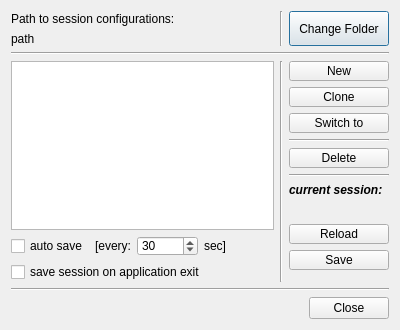
<?xml version="1.0" encoding="UTF-8"?>
<ui version="4.0">
 <class>MSessionManagerDialog</class>
 <widget class="QDialog" name="MSessionManagerDialog">
  <property name="geometry">
   <rect>
    <x>0</x>
    <y>0</y>
    <width>400</width>
    <height>330</height>
   </rect>
  </property>
  <property name="minimumSize">
   <size>
    <width>400</width>
    <height>330</height>
   </size>
  </property>
  <property name="windowTitle">
   <string>Session Manager</string>
  </property>
  <layout class="QGridLayout">
   <item row="0" column="0">
    <layout class="QVBoxLayout" name="verticalLayout">
     <item>
      <layout class="QHBoxLayout" name="horizontalLayout_2">
       <item>
        <layout class="QVBoxLayout" name="verticalLayout_4">
         <item>
          <widget class="QLabel" name="label_2">
           <property name="text">
            <string>Path to session configurations:</string>
           </property>
          </widget>
         </item>
         <item>
          <widget class="QLabel" name="folderPathLabel">
           <property name="text">
            <string>path</string>
           </property>
          </widget>
         </item>
        </layout>
       </item>
       <item>
        <widget class="Line" name="line_5">
         <property name="orientation">
          <enum>Qt::Vertical</enum>
         </property>
        </widget>
       </item>
       <item>
        <widget class="QPushButton" name="changeFolderButton">
         <property name="sizePolicy">
          <sizepolicy hsizetype="Fixed" vsizetype="Fixed">
           <horstretch>0</horstretch>
           <verstretch>0</verstretch>
          </sizepolicy>
         </property>
         <property name="minimumSize">
          <size>
           <width>100</width>
           <height>35</height>
          </size>
         </property>
         <property name="maximumSize">
          <size>
           <width>100</width>
           <height>16777215</height>
          </size>
         </property>
         <property name="text">
          <string>Change Folder</string>
         </property>
        </widget>
       </item>
      </layout>
     </item>
     <item>
      <widget class="Line" name="line_3">
       <property name="orientation">
        <enum>Qt::Horizontal</enum>
       </property>
      </widget>
     </item>
     <item>
      <layout class="QHBoxLayout" name="horizontalLayout">
       <item>
        <layout class="QVBoxLayout" name="verticalLayout_2">
         <item>
          <widget class="QListView" name="sessionsListView">
           <property name="sizePolicy">
            <sizepolicy hsizetype="Expanding" vsizetype="Expanding">
             <horstretch>0</horstretch>
             <verstretch>0</verstretch>
            </sizepolicy>
           </property>
          </widget>
         </item>
         <item>
          <layout class="QHBoxLayout" name="horizontalLayout_5">
           <item>
            <widget class="QCheckBox" name="autoSaveCheckBox">
             <property name="enabled">
              <bool>true</bool>
             </property>
             <property name="sizePolicy">
              <sizepolicy hsizetype="Fixed" vsizetype="Fixed">
               <horstretch>0</horstretch>
               <verstretch>0</verstretch>
              </sizepolicy>
             </property>
             <property name="text">
              <string>auto save</string>
             </property>
             <property name="checked">
              <bool>false</bool>
             </property>
            </widget>
           </item>
           <item>
            <widget class="QLabel" name="autoSaveLabelLeft">
             <property name="sizePolicy">
              <sizepolicy hsizetype="Fixed" vsizetype="Preferred">
               <horstretch>0</horstretch>
               <verstretch>0</verstretch>
              </sizepolicy>
             </property>
             <property name="text">
              <string>[every:</string>
             </property>
            </widget>
           </item>
           <item>
            <widget class="QSpinBox" name="autoSaveSpinBox">
             <property name="maximumSize">
              <size>
               <width>65</width>
               <height>20</height>
              </size>
             </property>
             <property name="toolTip">
              <string>30</string>
             </property>
             <property name="minimum">
              <number>1</number>
             </property>
             <property name="maximum">
              <number>86400</number>
             </property>
             <property name="value">
              <number>30</number>
             </property>
            </widget>
           </item>
           <item>
            <widget class="QLabel" name="autoSaveLabelRight">
             <property name="sizePolicy">
              <sizepolicy hsizetype="MinimumExpanding" vsizetype="Preferred">
               <horstretch>0</horstretch>
               <verstretch>0</verstretch>
              </sizepolicy>
             </property>
             <property name="text">
              <string>sec]</string>
             </property>
            </widget>
           </item>
          </layout>
         </item>
         <item>
          <widget class="QCheckBox" name="saveOnAppCheckBox">
           <property name="minimumSize">
            <size>
             <width>0</width>
             <height>20</height>
            </size>
           </property>
           <property name="maximumSize">
            <size>
             <width>16777215</width>
             <height>20</height>
            </size>
           </property>
           <property name="text">
            <string>save session on application exit</string>
           </property>
          </widget>
         </item>
        </layout>
       </item>
       <item>
        <widget class="Line" name="line_4">
         <property name="orientation">
          <enum>Qt::Vertical</enum>
         </property>
        </widget>
       </item>
       <item>
        <layout class="QVBoxLayout" name="verticalLayout_3">
         <item>
          <layout class="QGridLayout" name="gridLayout_2">
           <item row="0" column="0">
            <widget class="QPushButton" name="newButton">
             <property name="sizePolicy">
              <sizepolicy hsizetype="Fixed" vsizetype="Fixed">
               <horstretch>0</horstretch>
               <verstretch>0</verstretch>
              </sizepolicy>
             </property>
             <property name="minimumSize">
              <size>
               <width>100</width>
               <height>20</height>
              </size>
             </property>
             <property name="maximumSize">
              <size>
               <width>100</width>
               <height>16777215</height>
              </size>
             </property>
             <property name="text">
              <string>New</string>
             </property>
            </widget>
           </item>
           <item row="8" column="0">
            <widget class="Line" name="line">
             <property name="orientation">
              <enum>Qt::Horizontal</enum>
             </property>
            </widget>
           </item>
           <item row="9" column="0">
            <widget class="QLabel" name="label">
             <property name="font">
              <font>
               <weight>75</weight>
               <italic>true</italic>
               <bold>true</bold>
              </font>
             </property>
             <property name="text">
              <string>current session:</string>
             </property>
            </widget>
           </item>
           <item row="3" column="0">
            <widget class="QPushButton" name="switchToButton">
             <property name="sizePolicy">
              <sizepolicy hsizetype="Fixed" vsizetype="Fixed">
               <horstretch>0</horstretch>
               <verstretch>0</verstretch>
              </sizepolicy>
             </property>
             <property name="minimumSize">
              <size>
               <width>100</width>
               <height>20</height>
              </size>
             </property>
             <property name="maximumSize">
              <size>
               <width>100</width>
               <height>16777215</height>
              </size>
             </property>
             <property name="text">
              <string>Switch to</string>
             </property>
            </widget>
           </item>
           <item row="12" column="0">
            <widget class="QPushButton" name="saveButton">
             <property name="sizePolicy">
              <sizepolicy hsizetype="Fixed" vsizetype="Fixed">
               <horstretch>0</horstretch>
               <verstretch>0</verstretch>
              </sizepolicy>
             </property>
             <property name="minimumSize">
              <size>
               <width>100</width>
               <height>20</height>
              </size>
             </property>
             <property name="maximumSize">
              <size>
               <width>100</width>
               <height>16777215</height>
              </size>
             </property>
             <property name="text">
              <string>Save</string>
             </property>
            </widget>
           </item>
           <item row="2" column="0">
            <widget class="QPushButton" name="cloneButton">
             <property name="sizePolicy">
              <sizepolicy hsizetype="Fixed" vsizetype="Fixed">
               <horstretch>0</horstretch>
               <verstretch>0</verstretch>
              </sizepolicy>
             </property>
             <property name="minimumSize">
              <size>
               <width>100</width>
               <height>20</height>
              </size>
             </property>
             <property name="maximumSize">
              <size>
               <width>100</width>
               <height>16777215</height>
              </size>
             </property>
             <property name="text">
              <string>Clone</string>
             </property>
            </widget>
           </item>
           <item row="5" column="0">
            <widget class="QPushButton" name="deleteButton">
             <property name="sizePolicy">
              <sizepolicy hsizetype="Fixed" vsizetype="Fixed">
               <horstretch>0</horstretch>
               <verstretch>0</verstretch>
              </sizepolicy>
             </property>
             <property name="minimumSize">
              <size>
               <width>100</width>
               <height>20</height>
              </size>
             </property>
             <property name="text">
              <string>Delete</string>
             </property>
            </widget>
           </item>
           <item row="11" column="0">
            <widget class="QPushButton" name="reloadButton">
             <property name="sizePolicy">
              <sizepolicy hsizetype="Fixed" vsizetype="Fixed">
               <horstretch>0</horstretch>
               <verstretch>0</verstretch>
              </sizepolicy>
             </property>
             <property name="minimumSize">
              <size>
               <width>100</width>
               <height>20</height>
              </size>
             </property>
             <property name="maximumSize">
              <size>
               <width>100</width>
               <height>16777215</height>
              </size>
             </property>
             <property name="text">
              <string>Reload</string>
             </property>
            </widget>
           </item>
           <item row="4" column="0">
            <widget class="Line" name="line_2">
             <property name="orientation">
              <enum>Qt::Horizontal</enum>
             </property>
            </widget>
           </item>
           <item row="10" column="0">
            <widget class="QLabel" name="currentSessionLabel">
             <property name="sizePolicy">
              <sizepolicy hsizetype="Fixed" vsizetype="Fixed">
               <horstretch>0</horstretch>
               <verstretch>0</verstretch>
              </sizepolicy>
             </property>
             <property name="minimumSize">
              <size>
               <width>100</width>
               <height>15</height>
              </size>
             </property>
             <property name="maximumSize">
              <size>
               <width>100</width>
               <height>15</height>
              </size>
             </property>
             <property name="text">
              <string/>
             </property>
            </widget>
           </item>
          </layout>
         </item>
         <item>
          <spacer name="verticalSpacer">
           <property name="orientation">
            <enum>Qt::Vertical</enum>
           </property>
           <property name="sizeHint" stdset="0">
            <size>
             <width>20</width>
             <height>40</height>
            </size>
           </property>
          </spacer>
         </item>
        </layout>
       </item>
      </layout>
     </item>
     <item>
      <widget class="Line" name="line_6">
       <property name="orientation">
        <enum>Qt::Horizontal</enum>
       </property>
      </widget>
     </item>
     <item>
      <widget class="QDialogButtonBox" name="buttonBox">
       <property name="sizePolicy">
        <sizepolicy hsizetype="Fixed" vsizetype="Fixed">
         <horstretch>0</horstretch>
         <verstretch>0</verstretch>
        </sizepolicy>
       </property>
       <property name="layoutDirection">
        <enum>Qt::RightToLeft</enum>
       </property>
       <property name="standardButtons">
        <set>QDialogButtonBox::Close</set>
       </property>
      </widget>
     </item>
    </layout>
   </item>
  </layout>
 </widget>
 <tabstops>
  <tabstop>sessionsListView</tabstop>
  <tabstop>changeFolderButton</tabstop>
  <tabstop>newButton</tabstop>
  <tabstop>cloneButton</tabstop>
  <tabstop>switchToButton</tabstop>
  <tabstop>deleteButton</tabstop>
  <tabstop>reloadButton</tabstop>
  <tabstop>saveButton</tabstop>
 </tabstops>
 <resources/>
 <connections>
  <connection>
   <sender>buttonBox</sender>
   <signal>rejected()</signal>
   <receiver>MSessionManagerDialog</receiver>
   <slot>reject()</slot>
   <hints>
    <hint type="sourcelabel">
     <x>392</x>
     <y>351</y>
    </hint>
    <hint type="destinationlabel">
     <x>187</x>
     <y>355</y>
    </hint>
   </hints>
  </connection>
  <connection>
   <sender>buttonBox</sender>
   <signal>accepted()</signal>
   <receiver>MSessionManagerDialog</receiver>
   <slot>accept()</slot>
   <hints>
    <hint type="sourcelabel">
     <x>392</x>
     <y>351</y>
    </hint>
    <hint type="destinationlabel">
     <x>229</x>
     <y>335</y>
    </hint>
   </hints>
  </connection>
 </connections>
</ui>
